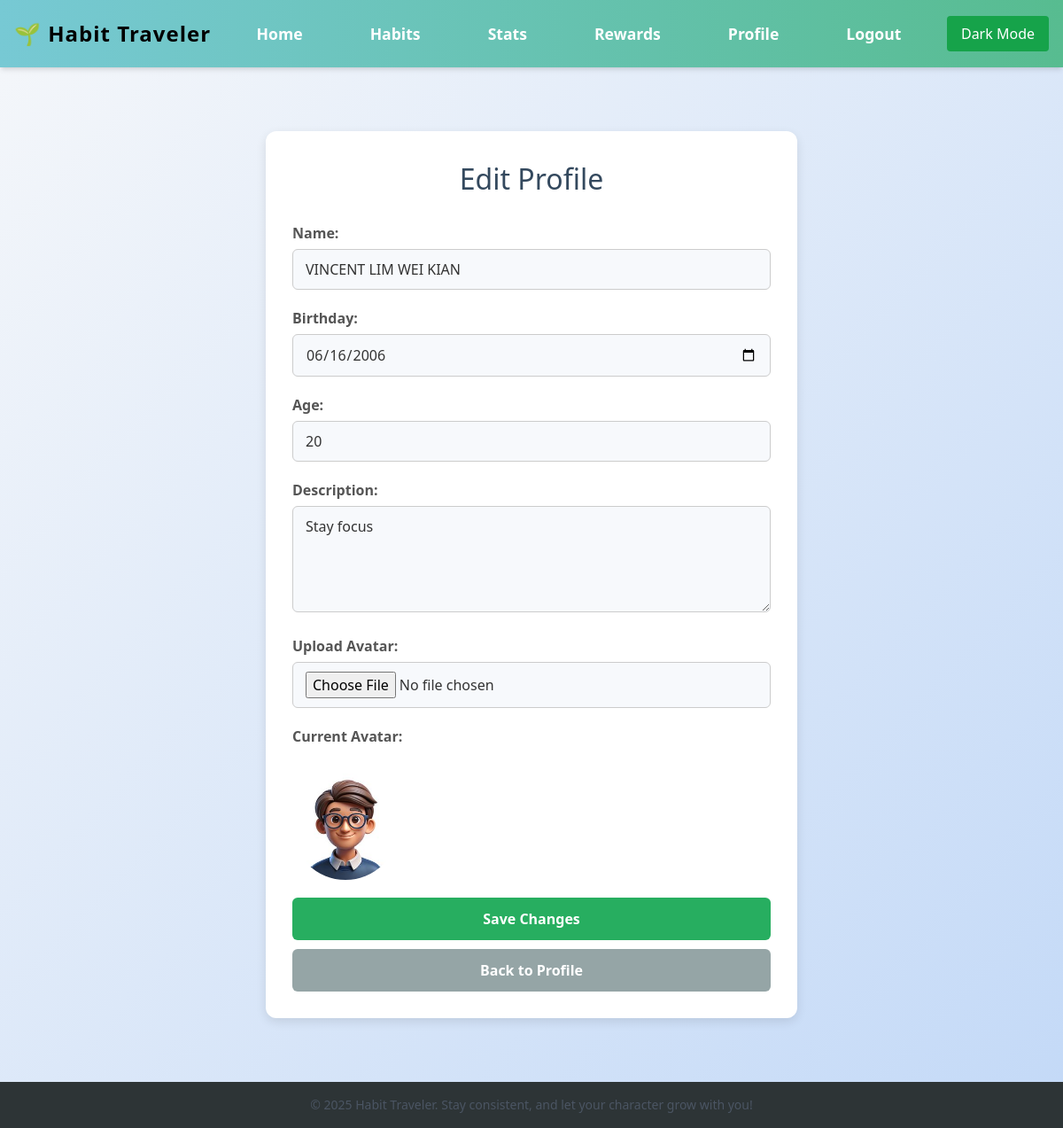
Screenshot of /edit_profile (signed in) with the database file from the repository.
### app.py (models this page shows)
class User(db.Model):
    id = db.Column(db.Integer, primary_key=True)
    email = db.Column(db.String(150), unique=True, nullable=False)
    name = db.Column(db.String(150), unique=True, nullable=True)
    password = db.Column(db.String(200), nullable=False)
    xp = db.Column(db.Integer, default=0)
    level = db.Column(db.Integer, default=1)
    birthday = db.Column(db.Date, nullable=True)
    age = db.Column(db.Integer, nullable=True)
    description = db.Column(db.String(500), nullable=True)
    avatar = db.Column(db.String(200), nullable=True)

### app.py (the view, shortened to what this page needs)
@app.route('/edit_profile', methods=['GET', 'POST'])
def edit_profile():
    if 'user_id' not in session:
        return redirect(url_for('login'))
    user_id = session['user_id']
    user = User.query.get(user_id)
    return render_template('edit_profile.html', user=user)

### templates/edit_profile.html (shortened to what this page needs)
{% extends 'base.html' %}
{% block content %}
<div class="edit-profile">
    <h1>Edit Profile</h1>
    <form method="POST" enctype="multipart/form-data">
        <div class="form-group">
            <label for="name">Name:</label>
            <input type="text" name="name" value="{{ user.name or '' }}" required>
        </div>
        <div class="form-group">
            <label for="birthday">Birthday:</label>
            <input type="date" name="birthday" value="{{ user.birthday }}" required>
        </div>
        <div class="form-group">
            <label for="age">Age:</label>
            <input type="number" name="age" value="{{ user.age }}" required>
        </div>
        <div class="form-group">
            <label for="description">Description:</label>
            <textarea name="description" required>{{ user.description }}</textarea>
        </div>
        <div class="form-group">
            <label for="avatar">Upload Avatar:</label>
            <input type="file" name="avatar" accept="image/*">
        </div>
        <div class="form-group">
            <label>Current Avatar:</label><br>
            <img src="{{ url_for('static', filename='avatars/' + (user.avatar if user.avatar else 'default_avatar.png')) }}"
                 alt="Avatar" class="rounded-full" width="120" height="120">
        </div>
        <button type="submit" class="button save-button">Save Changes</button>
    </form>
    <a href="{{ url_for('profile') }}" class="button back-button">Back to Profile</a>
</div>
{% endblock %}

### static/style.css (style rules this page uses)
body { margin: 0; font-family: 'Segoe UI', Tahoma, Geneva, Verdana, sans-serif; background: linear-gradient(to bottom right, #f5f7fa, #c3d9f7); color: #333; min-height: 100vh; display: flex; flex-direction: column; }
a { color: #3498db; text-decoration: none; }
body.edit_profile .edit-profile { max-width: 600px; margin: 40px auto; background: #ffffff; padding: 30px; border-radius: 12px; box-shadow: 0 4px 12px rgba(0,0,0,0.1); text-align: left; }
body.edit_profile .edit-profile h1 { font-size: 2em; color: #34495e; margin-bottom: 25px; text-align: center; }
body.edit_profile .form-group { margin-bottom: 20px; }
body.edit_profile label { display: block; margin-bottom: 6px; font-weight: 600; color: #555; }
body.edit_profile input, body.edit_profile textarea { width: 100%; padding: 10px 14px; font-size: 1em; border: 1px solid #ccc; border-radius: 6px; background-color: #f7f9fc; }
body.edit_profile textarea { resize: vertical; min-height: 120px; }
body.edit_profile .button { display: inline-block; width: 100%; padding: 12px; font-size: 1em; border: none; border-radius: 6px; font-weight: bold; cursor: pointer; transition: background-color 0.3s ease; text-align: center; }
body.edit_profile .save-button { background-color: #27ae60; color: white; margin-bottom: 10px; }
body.edit_profile .back-button { background-color: #95a5a6; color: white; text-decoration: none; }

### rows the page displays
User: name "VINCENT LIM WEI KIAN", birthday "06/16/2006", age "20", description "Stay focus", avatar (picture)
